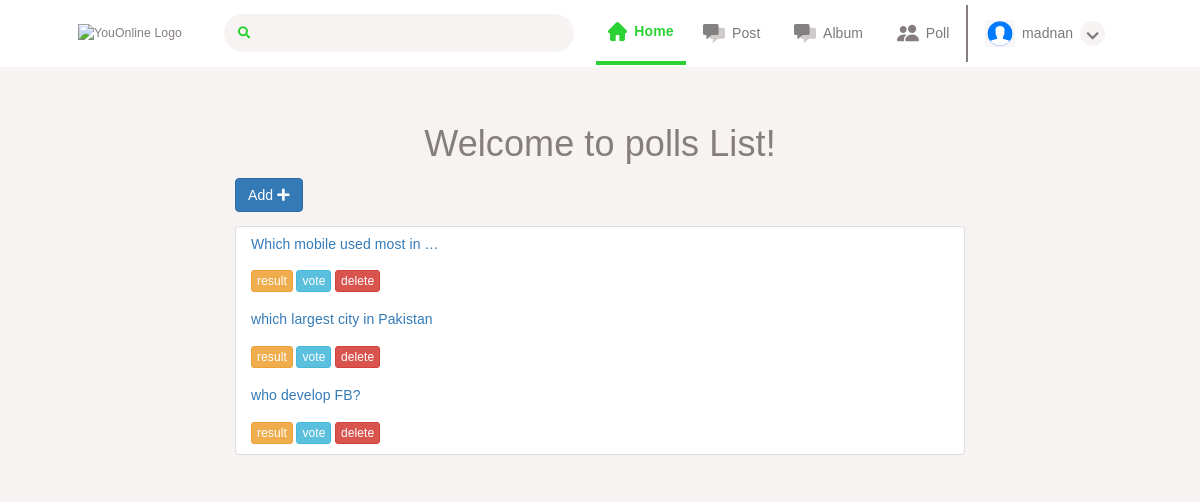
/list/ (signed in), run on the app's committed database.
### poll/models.py (models this page shows, shortened)
class Users(AbstractBaseUser):
    email = models.EmailField(verbose_name="email", max_length=60, unique=True)
    username = models.CharField(max_length=30, unique=True)
    date_joined = models.DateTimeField(
        verbose_name='date joined', auto_now_add=True)
    last_login = models.DateTimeField(verbose_name='last login', auto_now=True)
    is_admin = models.BooleanField(default=False)
    is_active = models.BooleanField(default=True)
    is_staff = models.BooleanField(default=False)
    is_superuser = models.BooleanField(default=False)
    gender_choices = [
        ('Male', 'Male'),
        ('Female', 'Female'),
        ('Other', 'Other'),
    ]
    first_name = models.CharField(max_length=100)
    last_name = models.CharField(max_length=100)
    profile_image = models.ImageField(
        upload_to='user_images/%Y/%m', default='media/default.png')
    dob = models.CharField(max_length=100)
    gender = models.CharField(max_length=100, choices=gender_choices)
    mobile_number = models.CharField(max_length=20)
    USERNAME_FIELD = 'username'
    REQUIRED_FIELDS = ['email', 'first_name', 'last_name',
                       'profile_image', 'dob', 'gender', 'mobile_number']
    objects = MyAccountManager()

class Poll(models.Model):
    owner = models.ForeignKey(Users, on_delete=models.CASCADE)
    text = models.CharField(max_length=500)
    pub_date = models.DateTimeField(default=timezone.now)
    active = models.BooleanField(default=True)

### poll/views.py (the view)
# urls.py: path('list/', polls_list, name='list'),
def polls_list(request):
    polls = Poll.objects.all()
    context = {
        'polls': polls,
    }
    return render(request, 'polls/polls_list.html', context)

### poll/templates/polls/polls_list.html (shortened to what this page needs)
{% extends 'index.html' %}
{% block content %}
<div class="container">
    <div class="row">
        <div class="col-md-8 offset-sm-2">
            <h1 class="text-center mt-3 mb-3">Welcome to polls List!</h1>
            <a class="btn btn-primary mb-3 float-right" href="{% url 'add' %}" role="button">Add <i class="fas fa-plus"></i></a>
            <ul class="list-group">
                {% for poll in polls %}
                <li class="list-group-item"><a href="{% url 'detail' poll.id %}"><h5>{{ poll.text|truncatewords:5 }}</h5>
                    </a><br>
                    <a href="{% url 'result' poll.id %}" class="btn btn-warning btn-xs">result</a>
                    <a href="{% url 'detail' poll.id %}" class="btn btn-info btn-xs">vote</a>
                    <a href="{% url 'delete-poll' poll.id %}" class="btn btn-danger btn-xs">delete</a>
                </li>
                {% endfor %}
            </ul>
        </div>
    </div>
</div>
{% endblock content %}

### poll/templates/index.html (shortened to what this page needs)
{% load static %}
<!DOCTYPE html>
<head>
    <link href="{% static 'css/bootstrap.min.css' %}" rel="stylesheet" />
    <link rel="stylesheet" href="https://use.fontawesome.com/releases/v5.15.3/css/all.css"
>
    <link rel="stylesheet" href="{% static 'css/style.css' %}">
    <link rel="stylesheet" href="{% static 'css/mainstyle.css' %}" />
    <link rel="stylesheet" href="{% static 'css/signup/signup.css' %}" />
    <link rel="stylesheet" href="{% static 'css/login/login.css' %}" />
    <link rel="stylesheet" href="https://maxcdn.bootstrapcdn.com/bootstrap/3.3.7/css/bootstrap.min.css">
	<link rel="stylesheet" type="text/css" href="{% static 'style.css' %}" />
</head>
<body>
    <div class="theme-container">
        <div class="nav-container">
            {% if user.is_authenticated %}
            <nav class="main-nav-bar">
                <div class="left-bar">
                    <img src="{% static 'images/YouOnline.svg' %}" alt="YouOnline Logo" class="img-fluid logo" />
                    <div class="nav-search">
                        <i class="fas fa-search theme-font"></i>
                        <input type="text" class="search-nav" />
                    </div>
                </div>
                <div class="right-bar">
                    <div class="home-menu">
                        <a href="/" class="nav-item" >
                            <img src="{% static 'images/home-green.svg' %}" alt="home icon" class="nav-icon-home" >
                            <span>Home</span>
                        </a>
                    </div>
                    <div class="message-menu">
                        <a href="{% url 'create-post' %}" class="nav-item">
                            <img src="{% static 'images/messages.svg' %}" alt="home icon" class="nav-icon-message">
                            <span>Post</span>
                        </a>
                    </div>
                    <div class="message-menu">
                        <a href="{% url 'album-all-post' %}" class="nav-item">
                            <img src="{% static 'images/messages.svg' %}" alt="home icon" class="nav-icon-message">
                            <span>Album</span>
                        </a>
                    </div>
                    <div class="friends-menu">
                        <a href="{% url 'list'%}" class="nav-item">
                            <img src="{% static 'images/freinds-dark.svg' %}" alt="home icon" class="nav-icon-friends">
                            <span>Poll</span>
                        </a>
                    </div>
                    <div class="profile-menu">
                        <a href="#" class="nav-item">
                            <img src="{{user.profile_image.url}}" alt="home icon" class="nav-profile-icon" >
                            <span>{{user.username}}</span>
                            <span class="setting-dropdown"><i class="fas fa-chevron-down"></i></span>
                        </a>
                    </div>
                </div>
            </nav>
            {% endif %}
        </div>
    </div>
    <div class="you-container">
    </div>
    {% block content %}
    {% endblock %}
</body>
</html>

### poll/static/css/style.css (style rules this page uses)
* { margin: 0; padding: 0; }
*, *::after, *::before { box-sizing: border-box; }
body { padding: 0; margin: 0; font-family: 'Avenir', sans-serif; font-size:0.875rem; font-weight: normal; line-height: 1.5; background-color: var(--site-background-color); letter-spacing: 0.0075em; color: #867E7E; }
p,ul,h1,h2,h3,h4,h5,h6 { margin:0; padding:0; }
a, a:hover, a:focus { text-decoration: none; }
.theme-font { color: var(--theme-color); }
.theme-container { background-color: var(--card-background-color); position: fixed; top: 0; left: 0; right: 0; z-index: 1000000; transition: all 0.2s ease-out; width: 100%; }
.nav-container { display: flex; justify-content: space-between; align-items: center; padding: 0 6.5%; }
.main-nav-bar { background-color: var(--card-background-color); width: 100%; }
.main-nav-bar, .left-bar, .nav-search, .right-bar, .nav-item, .dark-bg-profile-bottom, .calender-row, .calender-days, .calendar-footer, .write-post, .story-gallery, .post-comment-section, .comment-details,.add-posts-inputs,.post-box-react { display: flex; justify-content: space-between; align-items: center; }
.nav-search { width: 350px; background-color: var(--site-background-color); border-radius: 20px; padding: 0.7rem 1rem; margin-left: 3rem; }
.nav-search .search-nav { width: 90%; background-color: var(--site-background-color); border: 0px; }
.nav-item { padding: 1.4rem 1.2rem; color: #797979; font-size: 1rem; }
.home-menu a { border-bottom: 4px solid var(--theme-color); padding: 1.4rem 0.9rem; font-weight: 600; color:var(--theme-color); }
.nav-item .nav-icon-home { width: 19px; }
.nav-item .nav-icon-friends, .nav-icon-message { width: 22px; }
.nav-item .nav-profile-icon { width: 30px; }
.nav-item img { margin-right: 0.5rem; }
.setting-dropdown { margin-left: 0.5rem; height: 25px; width: 25px; background-color: var(--site-background-color); text-align: center; border-radius: 50%; line-height: 30px; cursor: pointer; }
.friends-menu { border-right: 2px solid #867E7E; line-height: 10px; }
.you-container { padding: 20px 6.5%; margin-top: 70px; }

### poll/static/css/mainstyle.css (style rules this page uses)
* { margin: 0; padding: 0; }
*, *::after, *::before { box-sizing: border-box; }
body, p, ul, h1, h2, h3, h4, h5, h6 { margin: 0; padding: 0; }
a, a:hover, a:focus { text-decoration: none; }
body { font-size: 1.4rem; font-family: 'Avenir', sans-serif; font-weight: normal; color: var(--theme-text-color); letter-spacing: 0.0075em; }

### data on the page
Users: profile_image (placeholder picture), username "madnan"
Poll: text "Which mobile used most in …"
Poll: text "which largest city in Pakistan"
Poll: text "who develop FB?"
